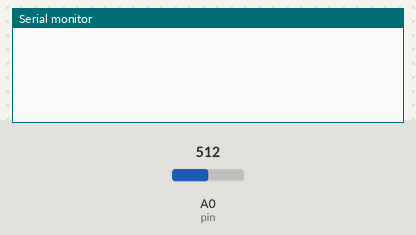
Simulated run of this sketch. Board: Arduino Uno, built with avr-gcc and run on an emulated ATmega328P. Shown: the last lines printed to the serial monitor. Inputs (shaded band) come from the test bench; at power-on: A0 (pin) = 512.

Above: at 1.2 s.
1.3 s: A0 (pin) set to 716
At 2.1 s:
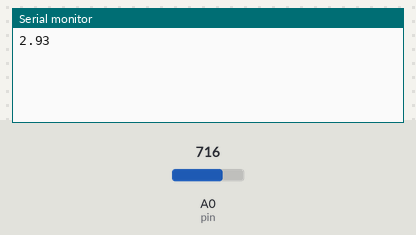
4.3 s: A0 (pin) set to 900
At 6.5 s:
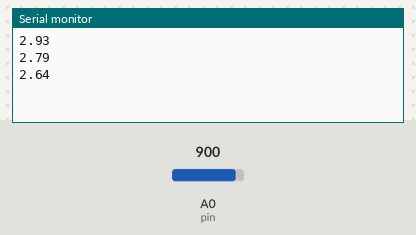
Timing chart, 0 to 8.0 s (numbered marks = the images above; inputs shaded):
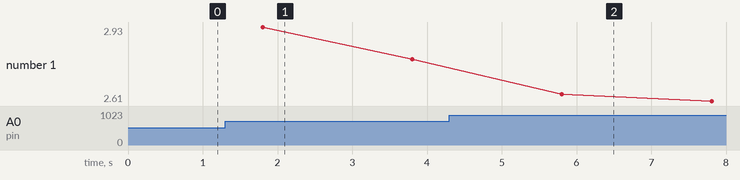

Measured:
- after the input at 1.3 s, the serial monitor: prints a new line after 0.50 s (image 1)
- after the input at 4.3 s, the serial monitor: prints a new line after 1.5 s (image 2)
- plotted number 1: 2.79 → 2.61 after the input at 4.3 s

The sketch:

current_sensor_1.ino
```cpp
int pin = 14, cur1_count = 0;
float cur1_avg = 0.0;

void setup() {
  // put your setup code here, to run once:
  Serial.begin(9600);
  pinMode(pin,INPUT);
}

void loop() {
  // put your main code here, to run repeatedly:
  int cur1_adc=analogRead(pin);
  // Serial.println(cur1_adc);
  float cur = (cur1_adc * -0.0010) + 3.507;
  cur1_avg += cur;
  cur1_count++;
  if(cur1_count == 10)
  {
    cur1_avg = cur1_avg / 10.0;
    Serial.println(cur1_avg);
    cur1_avg = 0.0;
    cur1_count = 0;
  }
  delay(200);
}
```
